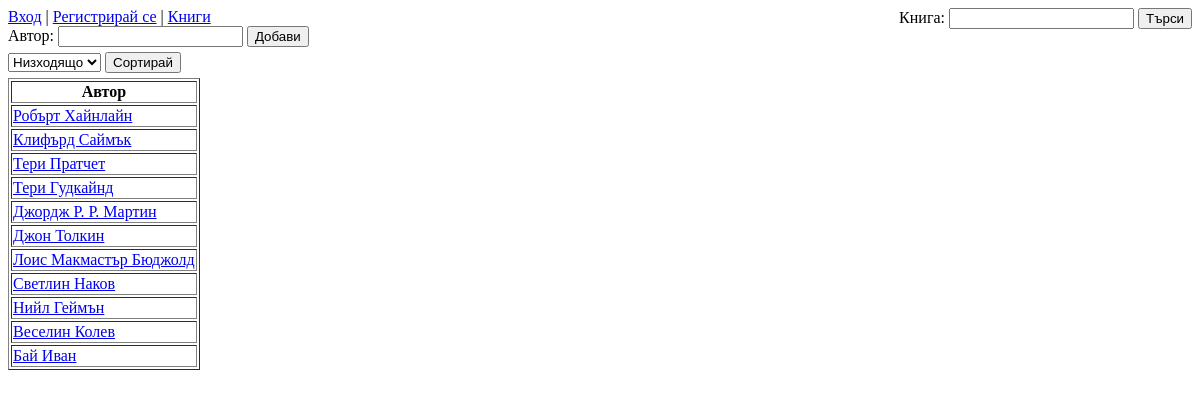
Page /add_author.php on the committed database.
### tables this page shows
CREATE TABLE `authors` (
  `author_id` int(11) NOT NULL AUTO_INCREMENT,
  `author_name` varchar(250) NOT NULL,
  PRIMARY KEY (`author_id`)
);

### includes/functions.php (called while the page is built, shortened)
<?php
function sortAuthors($query)
{
    $order = "";
    $query .= $order;
    return $query;
}

### add_author.php (the view, shortened to what this page needs)
<?php
include 'includes' . DIRECTORY_SEPARATOR . 'header.php';
?>
    <form method="GET" name="addAuthor" style="margin-bottom: 5px;">
        <div>
            Автор: <input type="text" name="authorName">
            <input type="submit" name="submit" value="Добави">
        </div>
    </form>
<?php
include 'includes' . DIRECTORY_SEPARATOR . 'sort_form.php';
?>
    <table border="1px">
        <thead>
        <tr>
            <th>Автор</th>
        </tr>
        </thead>
        <tbody>
        <?php
        $query = 'SELECT * FROM authors';
        $query = sortAuthors($query);
        $result = mysqli_query($connection, $query);
        if ($result) {
            while ($row = mysqli_fetch_assoc($result)) {
                $authorID = $row['author_id'];
                $authorName = $row['author_name'];
                ?>
                <tr>
                    <td><a href="authors_books.php?id=<?= $authorID ?>"><?= $authorName ?></a></td>
                </tr>
            <?php
            }
        }
        ?>
        </tbody>
    </table>
<?php
include 'includes' . DIRECTORY_SEPARATOR . 'footer.php';
?>

### css/styles.css (style rules this page uses)
html, ul, li, a, div { font-family: Verdana; margin: 0; padding: 0; }

### rows in the picture
authors: author_name "Робърт Хайнлайн"
authors: author_name "Клифърд Саймък"
authors: author_name "Тери Пратчет"
authors: author_name "Тери Гудкайнд"
authors: author_name "Джордж Р. Р. Мартин"
authors: author_name "Джон Толкин"
authors: author_name "Лоис Макмастър Бюджолд"
authors: author_name "Светлин Наков"
authors: author_name "Нийл Геймън"
authors: author_name "Веселин Колев"
authors: author_name "Бай Иван"

### other values in the picture
form field sortType "Низходящо"
